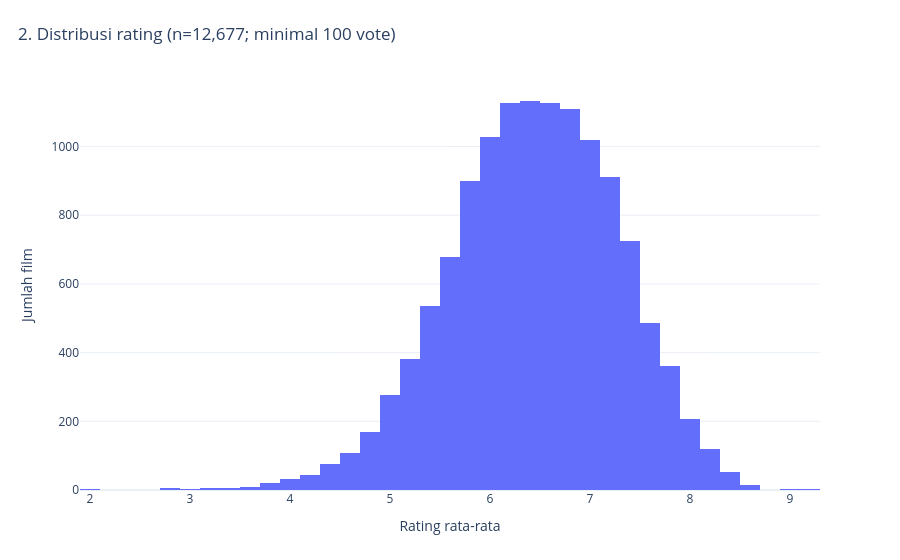

Here is the notebook cell this chart was saved with:
### Markdown cell above
### Visualisasi 2: Distribusi rating
Histogram mencakup seluruh kohort dengan minimal 100 vote, tanpa sampling. Rating tinggi pada film minim vote tidak langsung dianggap performa yang kuat.

### Code cell
fig2 = px.histogram(rated.to_dict(as_series=False), x='vote_average', nbins=40, title=f'2. Distribusi rating (n={rated.height:,}; minimal {MIN_VOTES} vote)', labels={'vote_average':'Rating rata-rata'})
fig2.update_layout(yaxis_title='Jumlah film')
save_show(fig2, '02_distribusi_rating')

### Figure 1 — Plotly figure (JSON) as saved in the notebook; plotly's stock layout.template omitted (floating-point values rounded to 4 significant figures; data arrays with more than 128 entries replaced by an {"elided": "..."} marker saying what was removed)
{"data": [{"bingroup": "x", "hovertemplate": "Rating rata-rata=%{x}<br>count=%{y}<extra></extra>", "legendgroup": "", "marker": {"color": "#636efa", "pattern": {"shape": ""}}, "name": "", "nbinsx": 40, "orientation": "v", "showlegend": false, "type": "histogram", "x": {"elided": "12677 float values"}, "xaxis": "x", "yaxis": "y"}], "layout": {"barmode": "relative", "legend": {"tracegroupgap": 0}, "margin": {"b": 70, "t": 80}, "title": {"text": "2. Distribusi rating (n=12,677; minimal 100 vote)", "x": 0.02}, "xaxis": {"anchor": "y", "domain": [0.0, 1.0], "title": {"text": "Rating rata-rata"}}, "yaxis": {"anchor": "x", "domain": [0.0, 1.0], "title": {"text": "Jumlah film"}}}}
